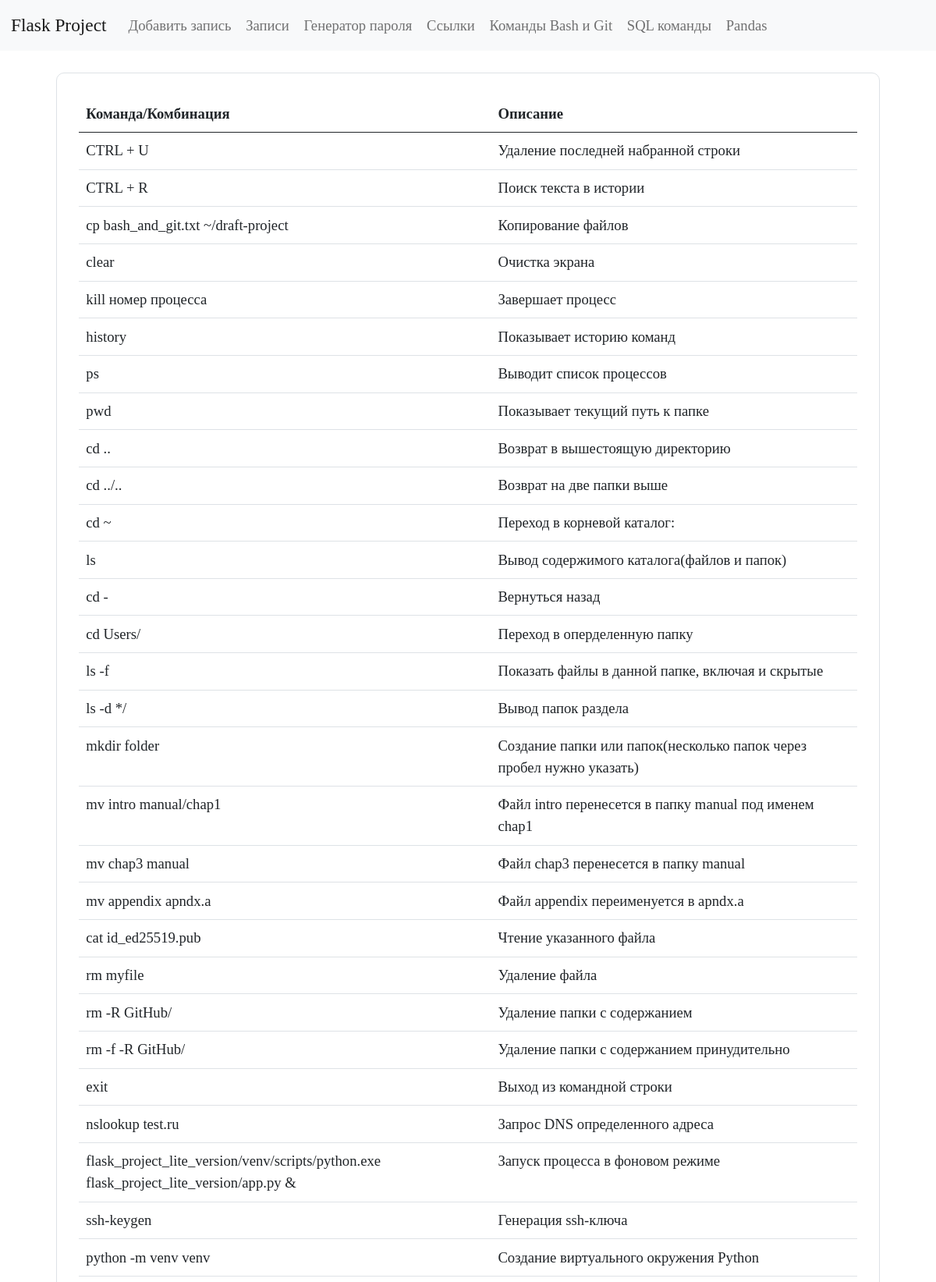
/git_and_bash (upper part), run on the app's committed database.
### tables this page shows
CREATE TABLE git_and_bash (
    id INTEGER PRIMARY KEY AUTOINCREMENT,
    command TEXT NOT NULL,
    name TEXT NOT NULL
  );

### app.py (the view)
@app.route("/git_and_bash")
def git_and_bashes():
    conn = get_db_connection()
    git_and_bashes = conn.execute("SELECT * FROM git_and_bash").fetchall()
    conn.close()
    return render_template("git_and_bash.html", git_and_bashes=git_and_bashes)

### app.py (called while the page is built)
def get_db_connection():
    conn = sqlite3.connect("database.db")
    conn.row_factory = sqlite3.Row
    return conn

### templates/git_and_bash.html (shortened to what this page needs)
{% extends "base.html" %}
{% block content %}
<div class="bd-example">
  <table class="table">
    <thead>
      <tr>
        <th scope="col">Команда/Комбинация</th>
        <th scope="col">Описание</th>
      </tr>
    </thead>
    <tbody>
    {% for git_and_bash in git_and_bashes %}
      <tr>
        <td>{{ git_and_bash['command'] }}</td>
        <td>{{ git_and_bash['name'] }}</td>
      </tr>
    {% endfor %}
    </tbody>
  </table>
</div>
{% endblock %}

### static/styles.css (style rules this page uses)
* { font-family: Bahnschrift; font-size: 14pt; }
.bd-example { padding: 1.5rem; margin: 1.5rem; border-radius: 10px; border: solid #dee2e6 1px; }

### data on the page
git_and_bash: command "CTRL + U", name "Удаление последней набранной строки"
git_and_bash: command "CTRL + R", name "Поиск текста в истории"
git_and_bash: command "cp bash_and_git.txt ~/draft-project", name "Копирование файлов"
git_and_bash: command "clear", name "Очистка экрана"
git_and_bash: command "kill номер процесса", name "Завершает процесс"
git_and_bash: command "history", name "Показывает историю команд"
git_and_bash: command "ps", name "Выводит список процессов"
git_and_bash: command "pwd", name "Показывает текущий путь к папке"
git_and_bash: command "cd ..", name "Возврат в вышестоящую директорию"
git_and_bash: command "cd ../..", name "Возврат на две папки выше"
git_and_bash: command "cd ~", name "Переход в корневой каталог:"
git_and_bash: command "ls", name "Вывод содержимого каталога(файлов и папок)"
git_and_bash: command "cd -", name "Вернуться назад"
git_and_bash: command "cd Users/", name "Переход в оперделенную папку"
git_and_bash: command "ls -f", name "Показать файлы в данной папке, включая и скрытые"
git_and_bash: command "ls -d */", name "Вывод папок раздела"
git_and_bash: command "mkdir folder", name "Создание папки или папок(несколько папок через пробел нужно указать)"
git_and_bash: command "mv intro manual/chap1", name "Файл intro перенесется в папку manual под именем chap1"
git_and_bash: command "mv chap3 manual", name "Файл chap3 перенесется в папку manual"
git_and_bash: command "mv appendix apndx.a", name "Файл appendix переименуется в apndx.a"
git_and_bash: command "cat id_ed25519.pub", name "Чтение указанного файла"
git_and_bash: command "rm myfile", name "Удаление файла"
git_and_bash: command "rm -R GitHub/", name "Удаление папки с содержанием"
git_and_bash: command "rm -f -R GitHub/", name "Удаление папки с содержанием принудительно"
git_and_bash: command "exit", name "Выход из командной строки"
git_and_bash: command "nslookup test.ru", name "Запрос DNS определенного адреса"
git_and_bash: command "flask_project_lite_version/venv/scripts/python.exe flask_project_lite_version/app.py &", name "Запуск процесса в фоновом режиме"
git_and_bash: command "ssh-keygen", name "Генерация ssh-ключа"
git_and_bash: command "python -m venv venv", name "Создание виртуального окружения Python"
